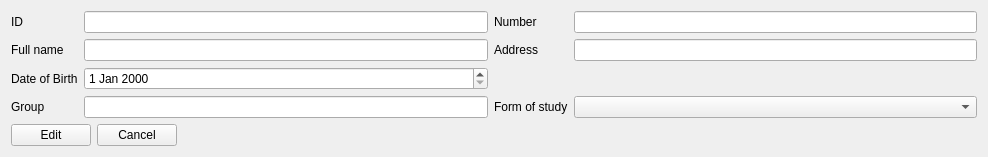
      <widget class="QWidget" name="page_editStudent">
       <layout class="QGridLayout" name="gridLayout_8">
        <item row="1" column="0">
         <widget class="QPushButton" name="editStudent">
          <property name="text">
           <string>Edit</string>
          </property>
         </widget>
        </item>
        <item row="1" column="2">
         <spacer name="horizontalSpacer_10">
          <property name="orientation">
           <enum>Qt::Horizontal</enum>
          </property>
          <property name="sizeHint" stdset="0">
           <size>
            <width>788</width>
            <height>20</height>
           </size>
          </property>
         </spacer>
        </item>
        <item row="0" column="0" colspan="4">
         <layout class="QGridLayout" name="gridLayout_editStudent">
          <item row="3" column="0">
           <widget class="QLabel" name="lbl_editGroupStudent">
            <property name="text">
             <string>Group</string>
            </property>
           </widget>
          </item>
          <item row="2" column="2">
           <widget class="QDateEdit" name="de_editBirthdayStudent"/>
          </item>
          <item row="1" column="0">
           <widget class="QLabel" name="lbl_editNameStudent">
            <property name="text">
             <string>Full name</string>
            </property>
           </widget>
          </item>
          <item row="2" column="0">
           <widget class="QLabel" name="lbl_editBirthdayStudent">
            <property name="text">
             <string>Date of Birth</string>
            </property>
           </widget>
          </item>
          <item row="0" column="0">
           <widget class="QLabel" name="lbl_editIDStudent">
            <property name="text">
             <string>ID</string>
            </property>
           </widget>
          </item>
          <item row="1" column="2">
           <widget class="QLineEdit" name="le_editNameStudent">
            <property name="whatsThis">
             <string>&lt;html&gt;&lt;head/&gt;&lt;body&gt;&lt;p&gt;&lt;span style=&quot; color:#000000;&quot;&gt;Ввод только букв латиницы или кириллицы, пробелов и точек&lt;/span&gt;&lt;/p&gt;&lt;/body&gt;&lt;/html&gt;</string>
            </property>
           </widget>
          </item>
          <item row="0" column="2">
           <widget class="QLineEdit" name="le_editIDStudent">
            <property name="whatsThis">
             <string>&lt;html&gt;&lt;head/&gt;&lt;body&gt;&lt;p&gt;Ввод только цифр&lt;/p&gt;&lt;/body&gt;&lt;/html&gt;</string>
            </property>
           </widget>
          </item>
          <item row="3" column="2">
           <widget class="QLineEdit" name="le_editGroupStudent">
            <property name="whatsThis">
             <string>&lt;html&gt;&lt;head/&gt;&lt;body&gt;&lt;p&gt;Ввод любой строки&lt;/p&gt;&lt;/body&gt;&lt;/html&gt;</string>
            </property>
           </widget>
          </item>
          <item row="0" column="3">
           <widget class="QLabel" name="lbl_editTelephoneStudent">
            <property name="text">
             <string>Number</string>
            </property>
           </widget>
          </item>
          <item row="1" column="3">
           <widget class="QLabel" name="lbl_editAddressStudent">
            <property name="text">
             <string>Address</string>
            </property>
           </widget>
          </item>
          <item row="3" column="3">
           <widget class="QLabel" name="lbl_editEdFormStudent">
            <property name="text">
             <string>Form of study</string>
            </property>
           </widget>
          </item>
          <item row="3" column="4">
           <widget class="QComboBox" name="box_editEdFormStudent"/>
          </item>
          <item row="1" column="4">
           <widget class="QLineEdit" name="le_editAddressStudent">
            <property name="whatsThis">
             <string>&lt;html&gt;&lt;head/&gt;&lt;body&gt;&lt;p&gt;Ввод любой строки&lt;/p&gt;&lt;/body&gt;&lt;/html&gt;</string>
            </property>
           </widget>
          </item>
          <item row="0" column="4">
           <widget class="QLineEdit" name="le_editTelephoneStudent">
            <property name="whatsThis">
             <string>&lt;html&gt;&lt;head/&gt;&lt;body&gt;&lt;p&gt;Ввод только цифр&lt;/p&gt;&lt;/body&gt;&lt;/html&gt;</string>
            </property>
           </widget>
          </item>
         </layout>
        </item>
        <item row="1" column="1">
         <widget class="QPushButton" name="cancelEditStudent">
          <property name="text">
           <string>Cancel</string>
          </property>
         </widget>
        </item>
       </layout>
      </widget>
